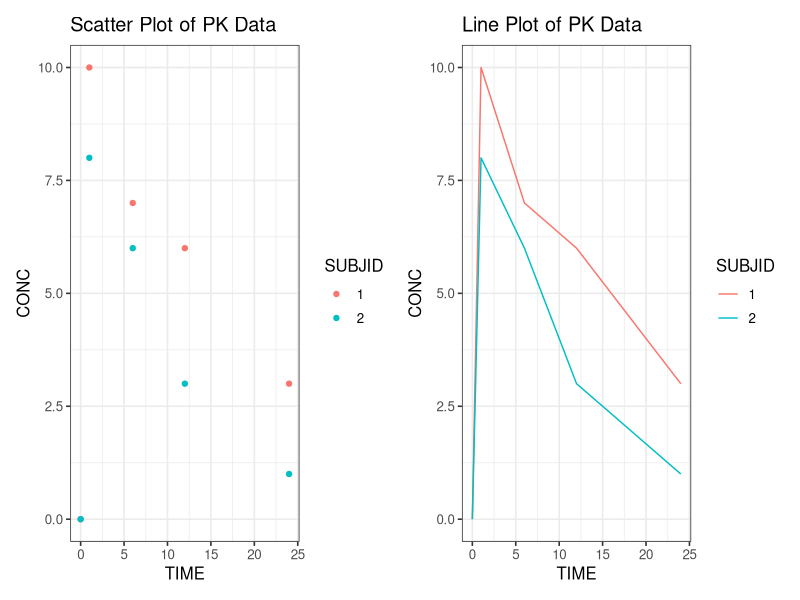

Recreate this plot in R.
## ---- chunk 1
library(tidyverse); theme_set(theme_bw(base_size = 12))
library(knitr)
library(patchwork)
pk <- tibble(SUBJID = as.character(rep(1:2, each = 5)),
             TIME = rep(c(0, 1, 6, 12, 24), 2), 
             CONC = c(0, 10, 7, 6, 3, 0, 8, 6, 3, 1))
## ---- chunk 2
kable(pk, padding = 0)
## ---- chunk 3
library(tidyverse)
library(forcats)
pk_mapped <- pk %>%
  rename(colour = SUBJID,
         x = TIME,
         y = CONC) %>%
  mutate(colour = factor(colour, labels = c("red", "blue")))
kable(pk_mapped, padding = 0)
## ---- chunk 4
# Define the base mapping
base_mapping <- ggplot(data = pk,
                       aes(x = TIME, y = CONC, colour = SUBJID)) 

# A scatter plot
scatter_plot <- base_mapping + 
  geom_point() +
  ggtitle("Scatter Plot of PK Data")

# A line plot
line_plot <- base_mapping + 
  geom_line()+
  ggtitle("Line Plot of PK Data") 

scatter_plot | line_plot
